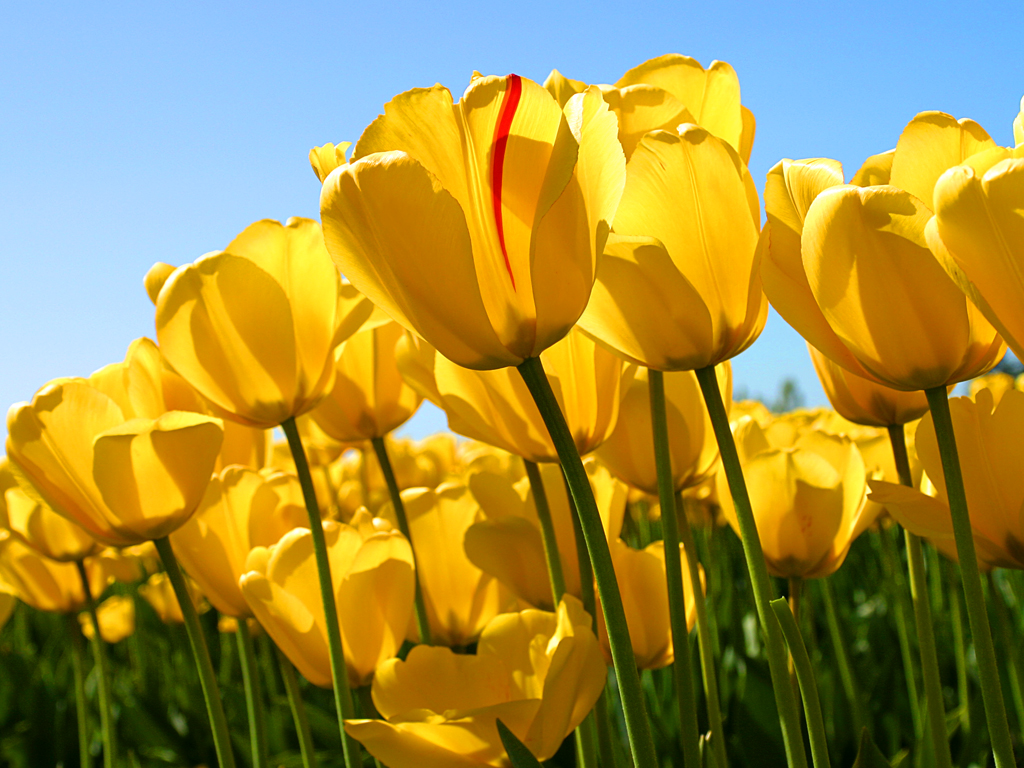
#> input picture day12/aaa.jpg, 1024 x 768 px
$ python mycv05degree.py
#> lines starting #> are read from the running program, lines starting #| are printed output that depends on the picture
import cv2

img = cv2.imread('aaa.jpg', 1)
#> img is the input picture: shape (768, 1024, 3); mean B, G, R 66.7, 143.3, 161.3

height, width, channel = img.shape
#> height = 768; width = 1024; channel = 3
matrix = cv2.getRotationMatrix2D((width/2, height/2), 10, 1)
dst = cv2.warpAffine(img, matrix, (width, height))
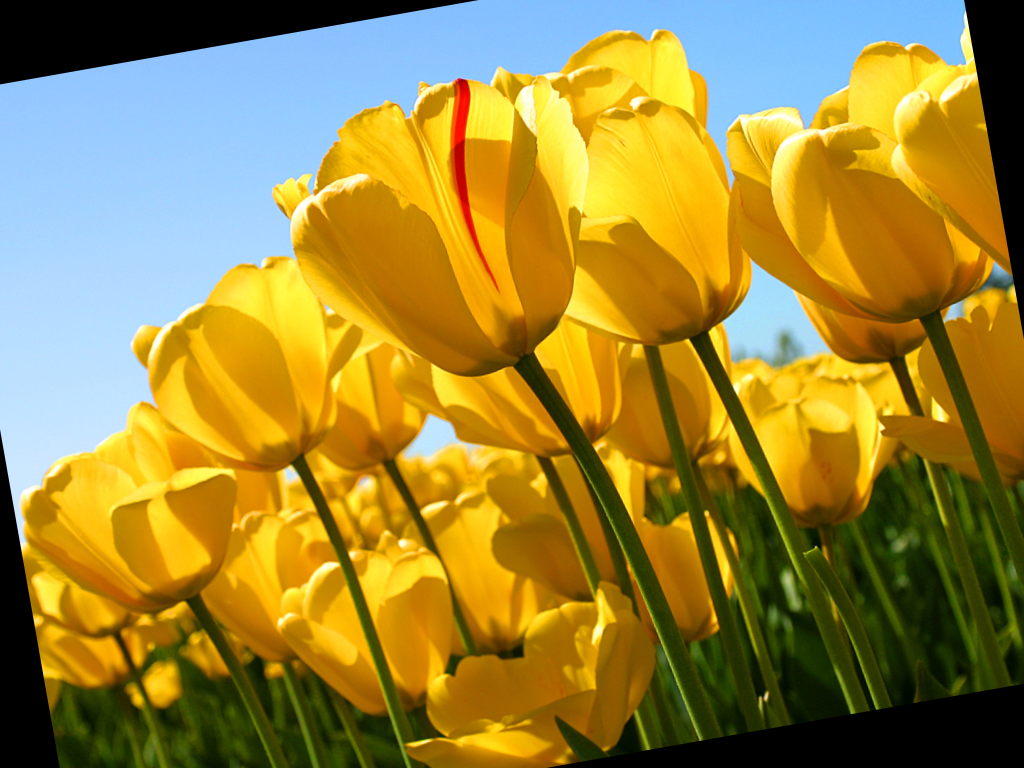
#> dst: shape (768, 1024, 3); mean B, G, R 56.8, 133.8, 154.5

cv2.imshow('Test Image', dst)
cv2.waitKey(0)
cv2.destroyAllWindows()
